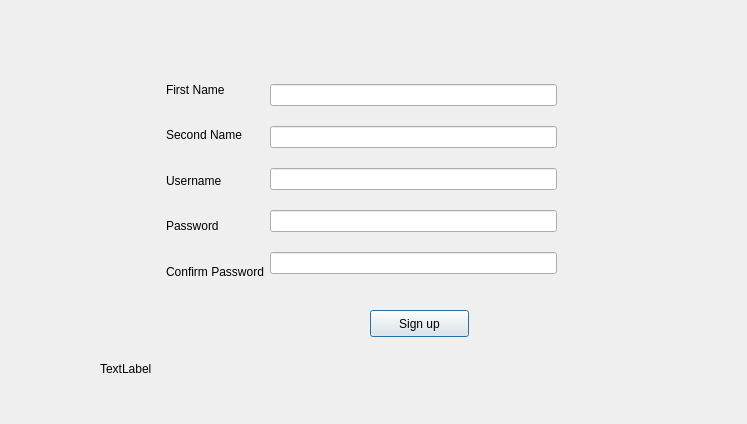
<?xml version="1.0" encoding="UTF-8"?>
<ui version="4.0">
 <class>SignUpWind</class>
 <widget class="QDialog" name="SignUpWind">
  <property name="geometry">
   <rect>
    <x>0</x>
    <y>0</y>
    <width>747</width>
    <height>424</height>
   </rect>
  </property>
  <property name="windowTitle">
   <string>Dialog</string>
  </property>
  <widget class="QLabel" name="label_6">
   <property name="geometry">
    <rect>
     <x>100</x>
     <y>360</y>
     <width>581</width>
     <height>17</height>
    </rect>
   </property>
   <property name="text">
    <string>TextLabel</string>
   </property>
   <property name="textFormat">
    <enum>Qt::AutoText</enum>
   </property>
  </widget>
  <widget class="QWidget" name="layoutWidget">
   <property name="geometry">
    <rect>
     <x>166</x>
     <y>70</y>
     <width>391</width>
     <height>221</height>
    </rect>
   </property>
   <layout class="QHBoxLayout" name="horizontalLayout">
    <item>
     <layout class="QVBoxLayout" name="verticalLayout_2">
      <item>
       <widget class="QLabel" name="label">
        <property name="text">
         <string>First Name</string>
        </property>
       </widget>
      </item>
      <item>
       <widget class="QLabel" name="label_2">
        <property name="text">
         <string>Second Name</string>
        </property>
       </widget>
      </item>
      <item>
       <widget class="QLabel" name="label_3">
        <property name="text">
         <string>Username</string>
        </property>
       </widget>
      </item>
      <item>
       <widget class="QLabel" name="label_4">
        <property name="text">
         <string>Password</string>
        </property>
       </widget>
      </item>
      <item>
       <widget class="QLabel" name="label_5">
        <property name="text">
         <string>Confirm Password</string>
        </property>
       </widget>
      </item>
     </layout>
    </item>
    <item>
     <layout class="QVBoxLayout" name="verticalLayout">
      <item>
       <widget class="QLineEdit" name="lineEdit"/>
      </item>
      <item>
       <widget class="QLineEdit" name="lineEdit_2"/>
      </item>
      <item>
       <widget class="QLineEdit" name="lineEdit_3"/>
      </item>
      <item>
       <widget class="QLineEdit" name="lineEdit_4">
        <property name="echoMode">
         <enum>QLineEdit::Password</enum>
        </property>
       </widget>
      </item>
      <item>
       <widget class="QLineEdit" name="lineEdit_5">
        <property name="echoMode">
         <enum>QLineEdit::Password</enum>
        </property>
       </widget>
      </item>
     </layout>
    </item>
   </layout>
  </widget>
  <widget class="QPushButton" name="pushButton">
   <property name="geometry">
    <rect>
     <x>370</x>
     <y>310</y>
     <width>99</width>
     <height>27</height>
    </rect>
   </property>
   <property name="text">
    <string>Sign up</string>
   </property>
  </widget>
 </widget>
 <resources/>
 <connections/>
</ui>
